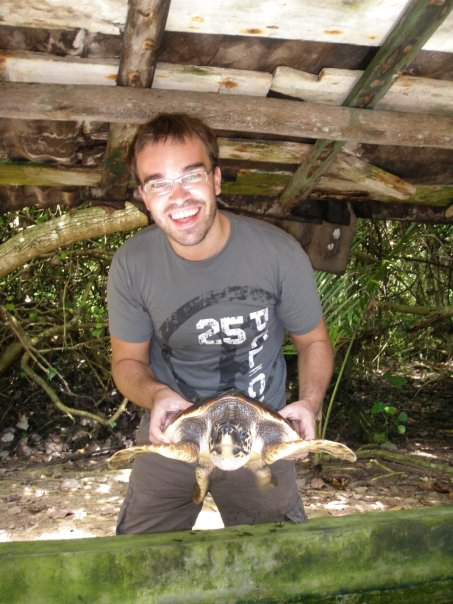
%> input picture COMP5422/Project/RefProj/PhD_tool/PhD_tool/sample_image.bmp, 453 x 604 px
$ octave --eval "result = gradientfaces(rgb2gray(imread('../../../../PhD_tool/PhD_tool/sample_image.bmp')));"   (GNU Octave 9; MATLAB toolbox functions it lacks are replaced by stand-ins)
%> lines starting %> are read from the running program, lines starting %| are printed output that depends on the picture
### COMP5422/Project/RefProj/Jay.FaceRecon.materials/INFace_zip_no_mex/INface_tool/auxilary/normalize8.m
% The function adjusts the dynamic range of the grey scale image to the interval [0,255] or [0,1]
%
% PROTOTYPE
%       Y=normalize8(X,mode);
%
% USAGE EXAMPLE(S)
%
%     Example 1:
%       X=imread('sample_image.bmp');
%       Y=normalize8(X);
%       figure,imshow(X);
%       figure,imshow(uint8(Y));
%
%     Example 2:
%       X=imread('sample_image.bmp');
%       Y=normalize8(X,1);
%       figure,imshow(X);
%       figure,imshow(uint8(Y));
%
%     Example 3:
%       X=imread('sample_image.bmp');
%       Y=normalize8(X,0);
%       figure,imshow(X);
%       figure,imshow((Y),[]);
%
%
% INPUTS:
% X                     - a grey-scale image of arbitrary size
% mode                  - the parameter indicates the range of the target
%                         interval, if "mode=1", the output is mapped to [0,
%                         255], if "mode=0" the output is mapped to [0,1]
%
% OUTPUTS:
% Y                     - a grey-scale image with its dynamic range
%                         adjusted to span the entire 8-bit interval, i.e.,
%                         the intensity values lie in the range [0 255], or
%                         the interval [0,1]
%
% NOTES / COMMENTS
% This function is needed by a few other function actually performing
% photometric normalization. It remapps the intensity values of the images
% from its original span to the interval [0, 255] or [0,1] depending on the
% value of the input parameter "mode". If the parameter mode is not
% provided it is assumed that the target interval equals [0,255].
%
% The function was tested with Matlab ver. 7.5.0.342 (R2007b) and Matlab
% ver. 7.11.0.584 (R2010b).
%
%
% RELATED FUNCTIONS (SEE ALSO)
% histtruncate  - a function provided by Peter Kovesi
% adjust_range  - auxilary function
%
% ABOUT
% Created:        19.8.2009
% Last Update:    26.9.2011
% Revision:       2.0
%
%
% WHEN PUBLISHING A PAPER AS A RESULT OF RESEARCH CONDUCTED BY USING THIS CODE
% OR ANY PART OF IT, MAKE A REFERENCE TO THE FOLLOWING PUBLICATIONS:
%
% 1. Štruc V., Pavešiæ, N.:Photometric normalization techniques for illumination
% invariance, in: Y.J. Zhang (Ed), Advances in Face Image Analysis: Techniques
% and Technologies, IGI Global, pp. 279-300, 2011.
% (BibTex available from: http://luks.fe.uni-lj.si/sl/osebje/vitomir/pub/IGI.bib)
%
% 2. Štruc, V., Pavešiæ, N.: Gabor-based kernel-partial-least-squares
% discrimination features for face recognition, Informatica (Vilnius),
% vol. 20, no. 1, pp. 115-138, 2009.
% (BibTex available from: http://luks.fe.uni-lj.si/sl/osebje/vitomir/pub/InforVI.bib)
%
%
% Official website:
% If you have down-loaded the toolbox from any other location than the
% official website, plese check the following link to make sure that you
% have the most recent version:
%
% http://luks.fe.uni-lj.si/sl/osebje/vitomir/face_tools/INFace/index.html
%
%
% Copyright (c) 2011 Vitomir Štruc
% Faculty of Electrical Engineering,
% University of Ljubljana, Slovenia
% http://luks.fe.uni-lj.si/en/staff/vitomir/index.html
%
% Permission is hereby granted, free of charge, to any person obtaining a copy
% of this software and associated documentation files, to deal
% in the Software without restriction, subject to the following conditions:
%
% The above copyright notice and this permission notice shall be included in
% all copies or substantial portions of the Software.
%
% The Software is provided "as is", without warranty of any kind.
%
% October 2011

function Y=normalize8(X,mode);

%% default return value
Y=[];

%% Parameter check
if nargin==1
    mode = 1;
end

%% Init. operations
X=double(X);
[a,b]=size(X);

%% Adjust the dynamic range to the 8-bit interval
max_v_x = max(max(X));
min_v_x = min(min(X));

if mode == 1
    Y=ceil(((X - min_v_x*ones(a,b))./(max_v_x*(ones(a,b))-min_v_x*(ones(a,b))))*255);
elseif mode == 0
    Y=(((X - min_v_x*ones(a,b))./(max_v_x*(ones(a,b))-min_v_x*(ones(a,b)))));
else
    disp('Error: Wrong value of parameter "mode". Please provide either 0 or 1.')
end


### COMP5422/Project/RefProj/Jay.FaceRecon.materials/INFace_zip_no_mex/INface_tool/photometric/gradientfaces.m
% The function computes the gradientfaces version of the input image.
%
% PROTOTYPE
% Y = gradientfaces(X,sigma, normalize)
%
% USAGE EXAMPLE(S)
%
%     Example 1:
%       X=imread('sample_image.bmp');
%       Y = gradientfaces(X,0.8, 1);
%       figure,imshow(X);
%       figure,imshow((Y),[]);
%
%     Example 2:
%       X=imread('sample_image.bmp');
%       Y = gradientfaces(X,[], 0);
%       figure,imshow(X);
%       figure,imshow(Y,[]);
%
%     Example 3:
%       X=imread('sample_image.bmp');
%       Y = gradientfaces(X);
%       figure,imshow(X);
%       figure,imshow(Y,[]);
%
%     Example 4:
%       X=imread('sample_image.bmp');
%       Y = gradientfaces(X,1);
%       figure,imshow(X);
%       figure,imshow(Y,[]);
%
%
% GENERAL DESCRIPTION
% The function performs photometric normalization of the image X using the
% Gradientface approach. The functions takes either one, two or three input
% arguments. The first argument is the input image, the second
% argument "sigma" stands for the standard deviation of the Gaussian used in
% the filtering operation of the first step of the technique. The third
% parameter "normalize" is the parameter that controls whether the input
% result is scaled to the 8-bit interval or not.
%
% The function is intended for use in face recognition experiments and the
% default parameters are set in such a way that a "good" normalization is
% achieved for images of size 128 x 128 pixels. Of course the term "good" is
% relative.
%
%
%
% REFERENCES
% This function is an implementation of the Gradientfaces technique
% proposed in:
%
% T. Zhang, Y.Y. Tang, B. Fang, Z. Shang, X. Liu: Face Recognition Under
% Varying Illumination Usng Gradientfaces, IEEE Transaction on Image
% Processing, vol. 18, no. 11, November 2009, pp. 2599-2606.
%
%
% INPUTS:
% X                     - a grey-scale image of arbitrary size
% sigma				    - the standard deviation of the Gaussian filter used in
%                         the smoothing step; default = 0.75
% normalize             - a parameter controlling the post-processing
%                         procedure:
%                            0 - no normalization
%                            1 - perform basic normalization (range
%                                adjustment to the 8-bit interval) - default
%
% OUTPUTS:
% Y                     - a grey-scale image normalized using Gradientfaces
%
%
% NOTES / COMMENTS
% This function applies the Gradientfaces appraoch to the grey-scale image X.
%
%
%
% The function was tested with Matlab ver. 7.5.0.342 (R2007b) and Matlab
% ver. 7.11.0.584 (R2010b).
%
%
% RELATED FUNCTIONS (SEE ALSO)
% normalize8            - auxilary function
%
% Created:        19.8.2009
% Last Update:    11.10.2011
% Revision:       2.0
%
%
% WHEN PUBLISHING A PAPER AS A RESULT OF RESEARCH CONDUCTED BY USING THIS CODE
% OR ANY PART OF IT, MAKE A REFERENCE TO THE FOLLOWING PUBLICATIONS:
%
% 1. Štruc V., Pavešiæ, N.:Photometric normalization techniques for illumination
% invariance, in: Y.J. Zhang (Ed), Advances in Face Image Analysis: Techniques
% and Technologies, IGI Global, pp. 279-300, 2011.
% (BibTex available from: http://luks.fe.uni-lj.si/sl/osebje/vitomir/pub/IGI.bib)
%
% 2. Štruc, V., Pavešiæ, N.: Gabor-based kernel-partial-least-squares
% discrimination features for face recognition, Informatica (Vilnius),
% vol. 20, no. 1, pp. 115-138, 2009.
% (BibTex available from: http://luks.fe.uni-lj.si/sl/osebje/vitomir/pub/InforVI.bib)
%
%
% Official website:
% If you have down-loaded the toolbox from any other location than the
% official website, plese check the following link to make sure that you
% have the most recent version:
%
% http://luks.fe.uni-lj.si/sl/osebje/vitomir/face_tools/INFace/index.html
%
%
% Copyright (c) 2011 Vitomir Štruc
% Faculty of Electrical Engineering,
% University of Ljubljana, Slovenia
% http://luks.fe.uni-lj.si/en/staff/vitomir/index.html
%
% Permission is hereby granted, free of charge, to any person obtaining a copy
% of this software and associated documentation files, to deal
% in the Software without restriction, subject to the following conditions:
%
% The above copyright notice and this permission notice shall be included in
% all copies or substantial portions of the Software.
%
% The Software is provided "as is", without warranty of any kind.
%
% October 2011
function Y = gradientfaces(X,sigma, normalize)

%% Default results
Y=[];

%% parameter checking
if nargin == 1
    sigma = 0.75;
    normalize = 1;
elseif nargin == 2
    if isempty(sigma)
        sigma = 0.75;
    end
    normalize = 1;
elseif nargin == 3
    if isempty(sigma)
        sigma = 0.75;
    end
     if ~(normalize==1 || normalize==0)
        disp('Error: the third parameter can only be 0 or 1.');
        return;
     end
elseif nargin > 3
   disp('Error: the function takes at most three parameters.');
   return;
end


%% Init. operations
[a,b]=size(X);
X1=normalize8(X);


%% Gaussian smoothing
F = fspecial('gaussian',2*ceil(3*sigma)+1,sigma);
XF  = imfilter(X1,F,'replicate','same');

%% Construct derivatives of Gaussians in x and y directions
Wx = floor((7/2)*sigma);
if Wx < 1
   Wx = 1;
end

Wy = floor((7/2)*sigma);
if Wy < 1
   Wy = 1;
end
[Xw,Yw]=meshgrid(-Wy:Wy,-Wx:Wx);

%build derivative filters
Gx = -2.*Xw.*exp(-(Xw.^2+Yw.^2)./(2*sigma^2));
Gy = -2.*Yw.*exp(-(Xw.^2+Yw.^2)./(2*sigma^2));

%% Compute gradientfaces

% This gives the same results as the ones shown in the paper;
% however, this is different from the theoretical explanation in the paper;
% the range of the output values in this case is [-pi, pi]; to get the
% range given in Eq. (8) of the paper, the commented line below should
% be uncommented
Y = atan2(imfilter(X1,Gy,'replicate','same'),imfilter(X1,Gx,'replicate','same'));
%Y = Y.*(Y>=0)+(2*pi*ones(size(Y))-Y.*(Y<0));

%% postprocessing
if normalize ~= 0
    Y=normalize8(Y);
end

%> in normalize8, `X=double(X);`:
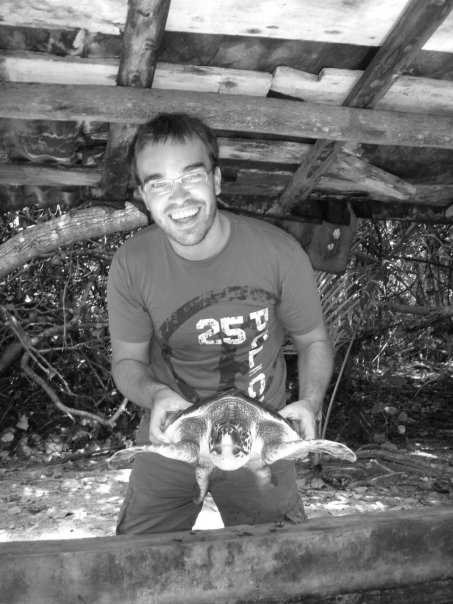
%> X: size 604x453 double; min 1, max 255, mean 111.3
%> in normalize8, `max_v_x = max(max(X));`: max_v_x = 255
%> in normalize8, `min_v_x = min(min(X));`: min_v_x = 1
%> in gradientfaces, `Y = atan2(imfilter(X1,Gy,'replicate','same'),imfilter(X1,Gx,'replicate..`:
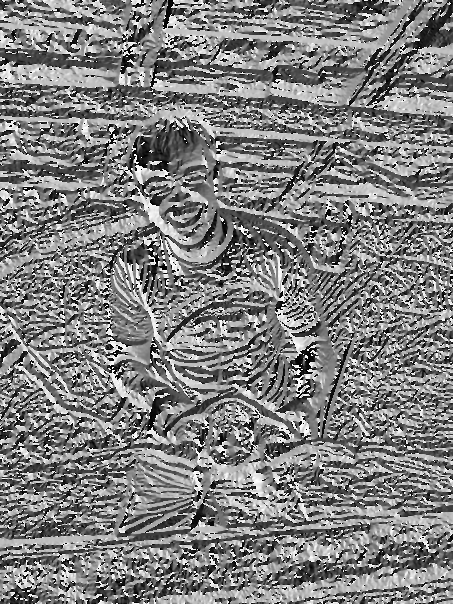
%> Y: size 604x453 double; min -3.14, max 3.14, mean 0.00806; drawn with min black and max white
